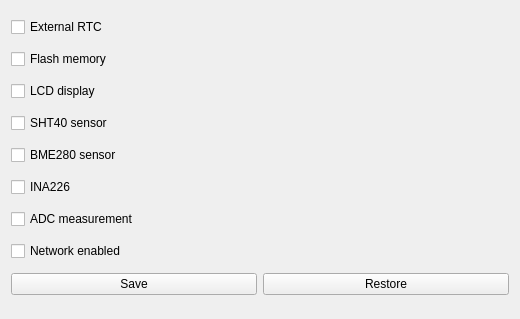
          <widget class="QWidget" name="page_2">
           <property name="geometry">
            <rect>
             <x>0</x>
             <y>0</y>
             <width>520</width>
             <height>319</height>
            </rect>
           </property>
           <attribute name="label">
            <string>Flags</string>
           </attribute>
           <layout class="QGridLayout" name="gridLayout_4">
            <item row="0" column="0">
             <widget class="QCheckBox" name="ext_rtc_flag">
              <property name="text">
               <string>External RTC</string>
              </property>
             </widget>
            </item>
            <item row="1" column="0">
             <widget class="QCheckBox" name="flash_memory_flag">
              <property name="text">
               <string>Flash memory</string>
              </property>
             </widget>
            </item>
            <item row="2" column="0">
             <widget class="QCheckBox" name="lcd_display_flag">
              <property name="text">
               <string>LCD display</string>
              </property>
             </widget>
            </item>
            <item row="3" column="0">
             <widget class="QCheckBox" name="sht_sensor_flag">
              <property name="text">
               <string>SHT40 sensor</string>
              </property>
             </widget>
            </item>
            <item row="4" column="0">
             <widget class="QCheckBox" name="bme_sensor_flag">
              <property name="text">
               <string>BME280 sensor</string>
              </property>
             </widget>
            </item>
            <item row="5" column="0">
             <widget class="QCheckBox" name="ina226_flag">
              <property name="text">
               <string>INA226</string>
              </property>
             </widget>
            </item>
            <item row="6" column="0" colspan="2">
             <widget class="QCheckBox" name="adc_measurement_flag">
              <property name="text">
               <string>ADC measurement</string>
              </property>
             </widget>
            </item>
            <item row="7" column="0" colspan="2">
             <widget class="QCheckBox" name="network_enable_flag">
              <property name="text">
               <string>Network enabled</string>
              </property>
             </widget>
            </item>
            <item row="8" column="0">
             <widget class="QPushButton" name="save_flags_button">
              <property name="text">
               <string>Save</string>
              </property>
             </widget>
            </item>
            <item row="8" column="1">
             <widget class="QPushButton" name="restore_flags_button">
              <property name="text">
               <string>Restore</string>
              </property>
             </widget>
            </item>
           </layout>
          </widget>
